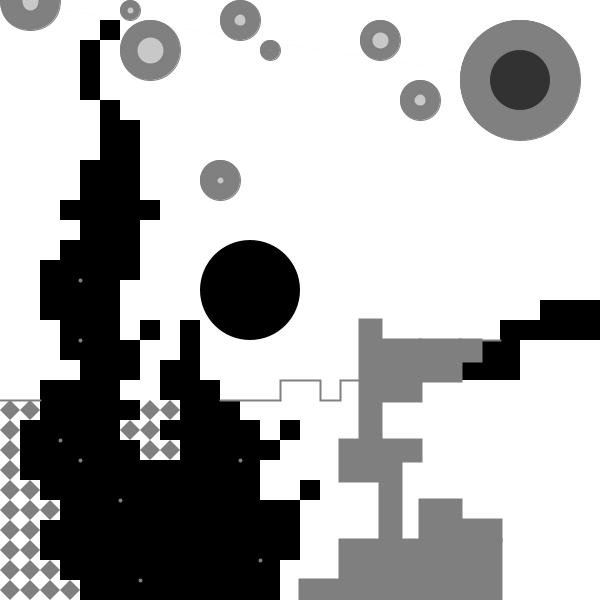
Frame 1 (no input)
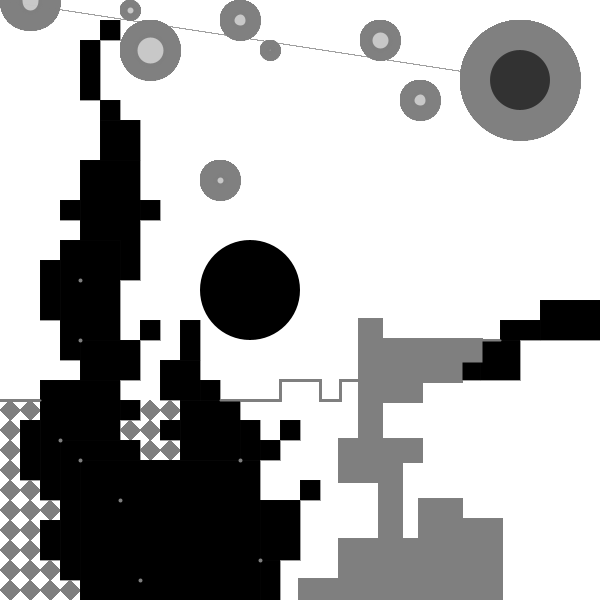
Frame 60 (the mouse pressed at the canvas centre just before this capture)
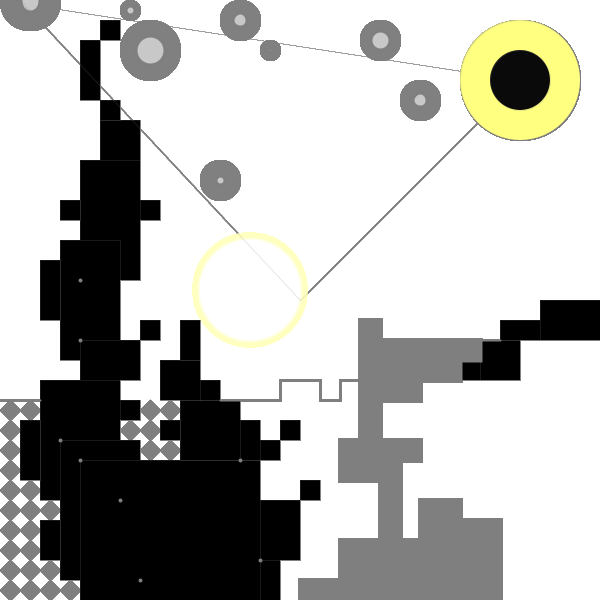
Frame 120 (the mouse held since frame 60 and released just before this capture)

The Processing sketch that drew these frames (run headless with seeded random() and noise(); from frame 60 on, the mouse is pressed at the canvas centre):

// Processing sketch: processing_15822
// ── processing_15822.pde

int B1 = 255;
void setup(){
size(600,600);
background(B1);
smooth();
noStroke();
}


void draw(){
  
//background strim
int a = 20;

int b = 10;
int c = 400;
int d = 20;
int e = 410;
int f = 420;
int radius1 = 100;
int F1 = 255;
int F2 = 255;
int F3 = 255;
int radius = 20;
int x = 128;
int y = 50;

fill(127);
quad(10,400,20,410,10,420,0,410);
quad(10+a,400,20+a,410,10+a,420,a,410);
quad(10,400+a,20,410+a,10,420+a,0,410+a);
quad(10,400+2*a,20,410+2*a,10,420+2*a,0,410+2*a);
quad(10,400+3*a,20,410+3*a,10,420+3*a,0,410+3*a);
quad(10,400+4*a,20,410+4*a,10,420+4*a,0,410+4*a);
quad(10,400+5*a,20,410+5*a,10,420+5*a,0,410+5*a);
quad(10,400+6*a,20,410+6*a,10,420+6*a,0,410+6*a);
quad(10,400+7*a,20,410+7*a,10,420+7*a,0,410+7*a);
quad(10,400+8*a,20,410+8*a,10,420+8*a,0,410+8*a);
quad(10,400+9*a,20,410+9*a,10,420+9*a,0,410+9*a);
//quad(10,400+ax,20,410+ax,10,420+ax,0,410+ax);

//
quad(10+a,400+4*a,20+a,410+4*a,10+a,420+4*a,a,410+4*a);
quad(10+2*a,400+5*a,20+2*a,410+5*a,10+2*a,420+5*a,2*a,410+5*a);
quad(b+2*a,c+8*a,d+2*a,e+8*a,b+2*a,f+8*a,2*a,e+8*a);
quad(b+2*a,c+9*a,d+2*a,e+9*a,b+2*a,f+9*a,2*a,e+9*a);
quad(b+3*a,c+9*a,d+3*a,e+9*a,b+3*a,f+9*a,3*a,e+9*a);
quad(b+a,c+5*a,d+a,e+5*a,b+a,f+5*a,a,e+5*a);
quad(b+a,c+6*a,d+a,e+6*a,b+a,f+6*a,a,e+6*a);
quad(b+a,c+7*a,d+a,e+7*a,b+a,f+7*a,a,e+7*a);
quad(b+a,c+8*a,d+a,e+8*a,b+a,f+8*a,a,e+8*a);
quad(b+a,c+9*a,d+a,e+9*a,b+a,f+9*a,a,e+9*a);
//
quad(b+7*a,c,d+7*a,e,b+7*a,f,7*a,e);
quad(b+8*a,c,d+8*a,e,b+8*a,f,8*a,e);
quad(b+7*a,c+a,d+7*a,e+a,b+7*a,f+a,7*a,e+a);
quad(b+6*a,c+a,d+6*a,e+a,b+6*a,f+a,6*a,e+a);
quad(b+7*a,c+2*a,d+7*a,e+2*a,b+7*a,f+2*a,7*a,e+2*a);
quad(b+8*a,c+2*a,d+8*a,e+2*a,b+8*a,f+2*a,8*a,e+2*a);

//outline
fill(0);
rect(100,20,20,20);
rect(80,40,20,60);
rect(100,120,40,40);
rect(100,100,20,20);
rect(80,160,60,120);
rect(60,200,20,20);
rect(140,200,20,20);
rect(60,240,60,120);
rect(40,260,20,60);
rect(80,340,60,40);
rect(140,320,20,20);
rect(40,380,80,120);
rect(20,420,20,60);
rect(120,400,20,20);
rect(60,440,80,140);
rect(80,460,180,140);
rect(40,520,20,40);
rect(180,400,60,60);
rect(160,420,20,20);
rect(160,360,40,40);
rect(180,320,20,40);
rect(200,380,20,20);
rect(240,420,20,40);
rect(260,440,20,20);
rect(280,420,20,20);
rect(260,500,40,60);
rect(300,480,20,20);
rect(260,560,20,40);

//rightside junk

rect(460,360,20,20);
rect(480,340,40,40);
rect(500,320,40,20);
rect(540,300,60,40);

// rounds
stroke(127);
fill(x);
bezier(60,0,60,40,0,40,0,0);
ellipse(130,10,20,20);
ellipse(150,50,60,60);
ellipse(240,20,40,40);
ellipse(270,50,20,20);
ellipse(220,180,40,40);
ellipse(250,290,100,100);
ellipse(380,40,40,40);
ellipse(420,100,40,40);
ellipse(520,80,120,120);
noFill();

//line
strokeWeight(2);
line(0,400,40,400);
line(220,400,280,400);

beginShape();
vertex(280,400);
vertex(280,380);
vertex(320,380);
vertex(320,400);
vertex(340,400);
vertex(340,380);
vertex(360,380);
vertex(360,320);
vertex(380,320);
vertex(380,340);
vertex(500,340);
endShape();

//extra positon
stroke(127);
strokeWeight(4);
fill(127);
rect(360,320,20,120);
rect(340,440,40,40);
rect(380,340,40,60);
rect(420,340,40,40);
rect(460,340,20,20);
rect(380,440,40,20);
rect(380,460,20,80);
rect(340,540,160,60);
rect(300,580,40,20);
rect(420,500,40,40);
rect(460,520,40,20);

//round point
fill(200);
bezier(40,0,40,16,20,16,20,0);
ellipse(130,10,10,10);
ellipse(150,50,30,30);
ellipse(240,20,15,15);
ellipse(270,50,5,5);
ellipse(220,180,10,10);
ellipse(250,290,50,50);
ellipse(380,40,20,20);
ellipse(420,100,15,15);
ellipse(520,80,60,60);

fill(255);

point(80,280);
point(80,340);
point(60,440);
point(80,460);
point(120,500);
point(140,580);
point(240,460);
point(260,560);

// set the functions.
//first ellipce
//250,290 위치의 원 마우스 타게팅 시 주변 휘광 생성
noStroke();
float dis1 = dist(250,290, mouseX, mouseY);
if(dis1 < radius1){
  F1 =- 65;
  F2 =- 35;
  F3 =- 5;
  fill(255);
}else{
  fill(127,50);
  ellipse(250,290,100,100);
}
//
noStroke();
  fill(F1);
  ellipse(250,290,radius1+15,radius1+15);
  fill(F2);
  ellipse(250,290,radius1+5,radius1+5);
  fill(F3);
  ellipse(250,290,radius1-10,radius1-10);
  //

//250.290 위치의 원 색상 변화 -> 지속 변화(클릭유도)

  float dis2 = dist(250,290, mouseX, mouseY);
  if (dis2 < radius1){
    fill(255);
    radius1 ++;
  } else {
    fill(mouseX,mouseY,mouseX/10);
  }
ellipse(250,290, radius1, radius1);

int s = 0;
//동일 위치의 원 클릭시 520, 80 위치의 원 빛남
if (mousePressed && (dis2 < radius1)){
  x =-128;
  y =+ 10;
  s =+ 1;
}
stroke(125,50);
strokeWeight(s);
line(mouseX,mouseY,520,80);
fill(x);
ellipse(520,80,120,120);
fill(y);
ellipse(520,80,60,60);

//520, 80 원 클릭시 전체 색상 반전
float dis3 = dist(520,80,mouseX,mouseY);
if (dis3 < 120){
  x = 255;
  y = 50;
}else if (mousePressed && (dis3 < 60)){
  filter(INVERT);
  //failed
}
//전체 색상의 함수값을 지정, 변형을 시키는 방법.

//마우스 포인터 레이더 회전 stroke
int xx = 0;
int yy = 0;
if (xx < width && yy == 0){xx =+ 20;
}else{xx = 0;}


line (mouseX,mouseY,xx,yy);
//x의 좌표값을 20씩 증가시키다가 600이 되면 20씩 감소시키고
//0에 도달하면 다시 20씩 증가시키는... 그런 공식을 만들어야 될거 같습니다.
//faild

}
